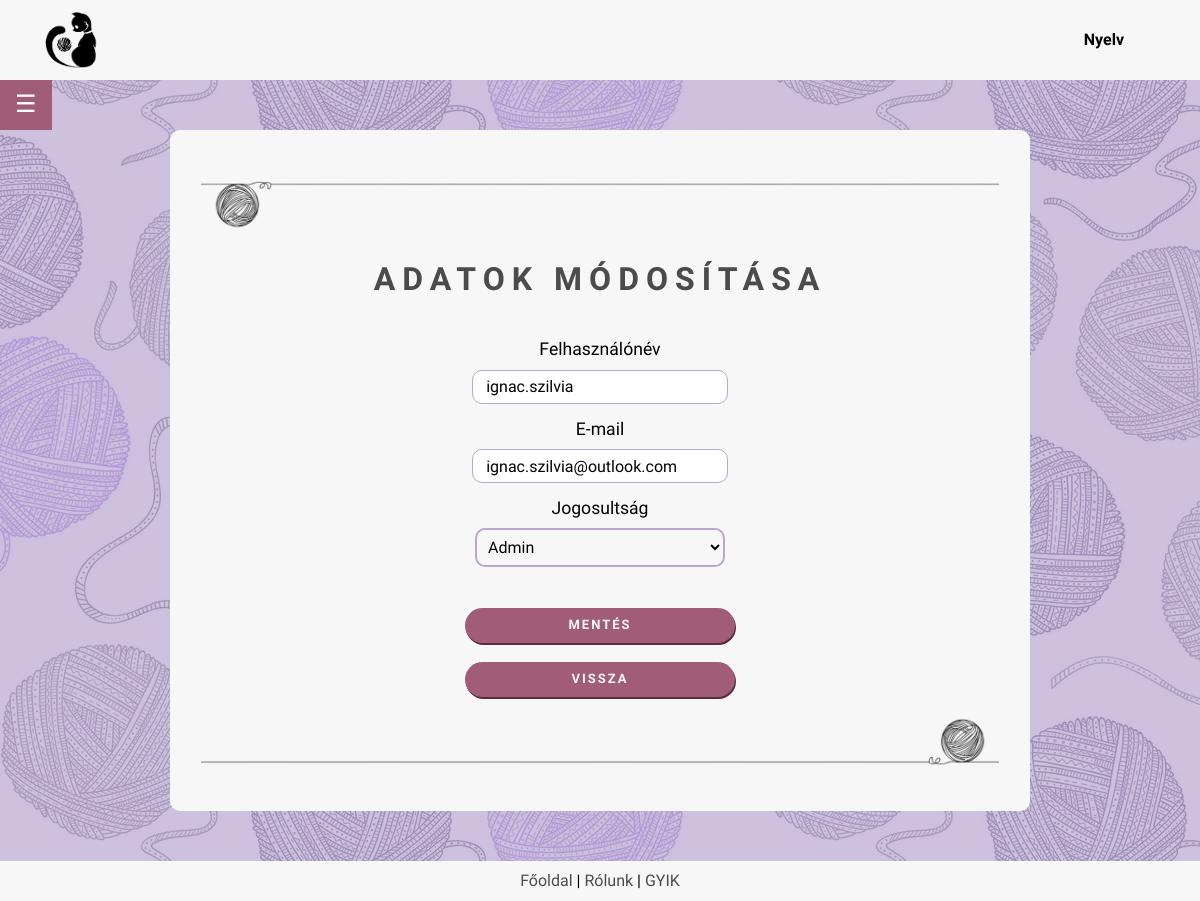
The page /admin/edit_user_admin.php?id=11 (signed in) on the database its author committed.
### tables this page shows
CREATE TABLE IF NOT EXISTS `users` (
  `uid` int NOT NULL AUTO_INCREMENT,
  `username` varchar(255) NOT NULL,
  `mail` varchar(255) NOT NULL,
  `pass` varchar(255) NOT NULL,
  `regdatetime` datetime DEFAULT CURRENT_TIMESTAMP,
  `rights` int DEFAULT '101',
  PRIMARY KEY (`uid`),
  UNIQUE KEY `mail` (`mail`)
);

### backend/lang.php (called while the page is built, shortened)
<?php
    function lang($str) {
        return $str;
    }
?>

### admin/edit_user_admin.php (the view, shortened to what this page needs)
<?php
require $_SERVER['DOCUMENT_ROOT'] . '/project/backend/config.php';
require $_SERVER['DOCUMENT_ROOT'] . '/project/backend/lang.php';
$id = filter_input(INPUT_GET, 'id', FILTER_VALIDATE_INT);
if ($id === false || $id === null) {
    $message = lang('Érvénytelen felhasználói azonosító!');
} else {
    $stmt = $conn->prepare("SELECT * FROM users WHERE uid = ?");
    $stmt->bind_param("i", $id);
    $stmt->execute();
    $result = $stmt->get_result()->fetch_assoc();
}
?>
<!DOCTYPE html>
<head>
	<?php
	include $_SERVER['DOCUMENT_ROOT'] . '/project/frontend/header.php';
	?>
</head>
<body>
	<div class="page_container">
        <main class="page_content">
            <div class="main_body">
                <?php
                include $_SERVER['DOCUMENT_ROOT'] . '/project/frontend/sidebar_admin.php';
                ?>
                <div class="main_container">
					<img src="/project/images/yarn2.png" class="image-center">
                    <h2><?= lang('Adatok módosítása') ?></h2>
		            <form method="post">
			            <div class="loginlabel">
				            <label for="username"><?= lang('Felhasználónév') ?></label>
				            <br>
				            <input type="text" name="username" id="username" value="<?= htmlspecialchars($result['username']) ?>" minlength="8" maxlength="20" required><br>
			            </div>
			            <div class="loginlabel">
				            <label for="mail">E-mail</label>
				            <br>
				            <input type="email" name="mail" id="mail" value="<?= htmlspecialchars($result['mail']) ?>" required><br>
			            </div>
                        <div class="loginlabel">
				            <label for="mail"><?= lang('Jogosultság') ?></label>
				            <br>
				            <select name="rights" class="select_rights">
						        <option value="103" <?= $result['rights'] == 103 ? 'selected' : '' ?>>Admin</option>
                            </select>
			            </div>
			            <div class="loginlabel">
				            <button type="submit" class="button"><?= lang('Mentés') ?></button>
                            <br><br>
                            <a href="/project/admin/user_profile_admin.php?id=<?= htmlspecialchars($id) ?>" class="button-link">
                            <?= lang('Vissza') ?>
                            </a>
			            </div>
		            </form>
					<img src="/project/images/yarn2flipped.png" class="image-center">
		        </div>
            </div>
        </main>
    </div>
	<?php
    include $_SERVER['DOCUMENT_ROOT'] . '/project/frontend/footer.php';
    ?>
</body>
</html>

### frontend/style.css (style rules this page uses)
body { font-family: 'League Spartan'; background-image: linear-gradient( rgba(184, 167, 209, 0.7), rgba(184, 167, 209, 0.7) ), url(../images/background.png); min-height: 100vh; display:flex; flex-direction:column; }
h2 { margin-top: 10; letter-spacing: 7px; text-transform: uppercase; font-size: 2em; text-align: center; color: rgb(75, 75, 75); }
label { font-size: 1.1em; font-weight: 300; }
input { width: 250px; height: 30px; border: 1px solid rgb(184, 167, 209); border-radius: 10px; text-indent: 0.7em; font-size: 1em; font-family: 'League Spartan'; margin-top: 10px; }
.loginlabel { padding-top: 15px; }
.main_body { display: flex; justify-content: center; min-width: 40%; align-items: flex-start; gap: 20px; }
.main_container, .main_container_home { background-color: rgb(247, 247, 247); border: none; border-radius: 10px; margin: 100px 0 0 0; text-align: center; width: 800px; padding: 30px 30px 40px 30px; }
.page_container { position: relative; min-height: 95vh; flex-grow: 1; }
.page_content { padding-bottom: 50px; }
@media (max-width: 1200px) { .main_body { margin-top: 100px; } }
@media (max-width: 1200px) { .main_container, .main_container_home { margin: 30px 0 0 0; width: 800px; } }
.image-center { margin-top: 20px; margin-left: auto; margin-right: auto; height: 50px; }
.button, .button_inverse, .button-search, .button-link { font-size: small; font-weight: 600; text-transform: uppercase; letter-spacing: 2px; border: none; border-radius: 20px; font-family: 'League Spartan'; text-decoration: none; padding: 10px; }
.button, .button-link { background-color: #a15d78; color: rgb(247, 247, 247); box-shadow: 1px 2px #5c2b3f; width: 270px; }
.button-link { display: inline-block; width: 250px; }
:root { --sac: 'Monoton', cursive; --comf: 'Comfortaa', cursive; --dark: #1c1c1c; --light: rgb(247, 247, 247); --lilac: rgb(121, 105, 146); }
.select_rights { border: 2px solid rgb(184, 167, 209); border-radius: 10px; width: 250px; background: rgb(247, 247, 247); padding: 7px; margin: 10px; font-family: 'League Spartan'; font-size: 1em; background-clip: padding-box; transition: border-color 0.15s ease-in-out, box-shadow 0.15s ease-in-out; }

### rows shown on the page
users: username "ignac.szilvia", mail "ignac.szilvia@outlook.com", rights "Admin"

### other values the page prints
lang('Nyelv') "Nyelv"
lang('Adatok módosítása') "ADATOK MÓDOSÍTÁSA"
lang('Felhasználónév') "Felhasználónév"
lang('Jogosultság') "Jogosultság"
lang('Mentés') "MENTÉS"
lang('Vissza') "VISSZA"
lang('Főoldal') "Főoldal"
lang('Rólunk') "Rólunk"
lang('GYIK') "GYIK"
